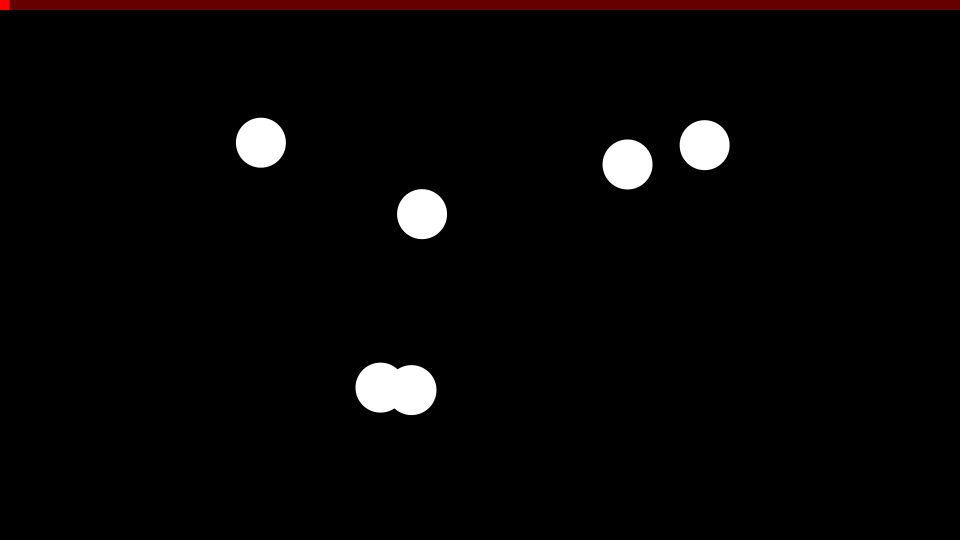
Frame 1 (no input)
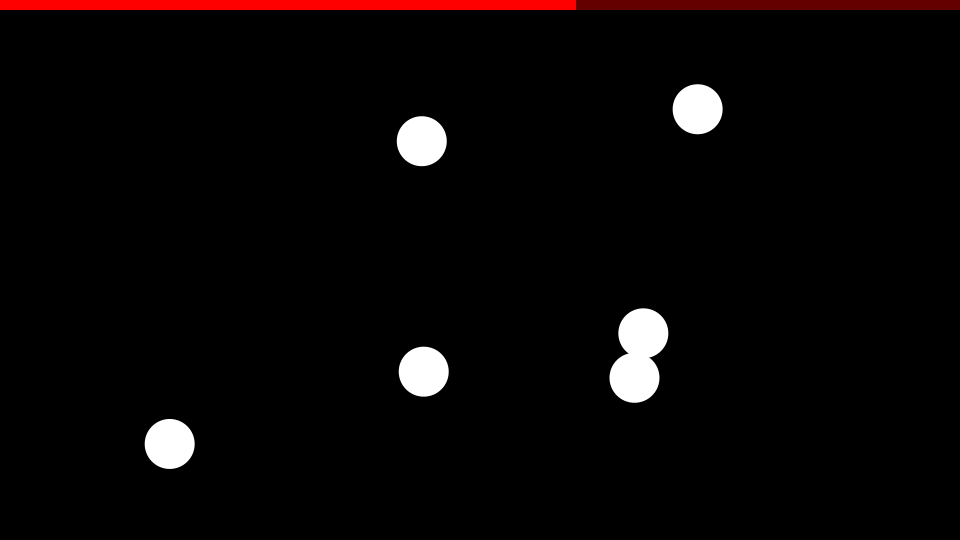
Frame 60 (the mouse pressed at the canvas centre just before this capture)
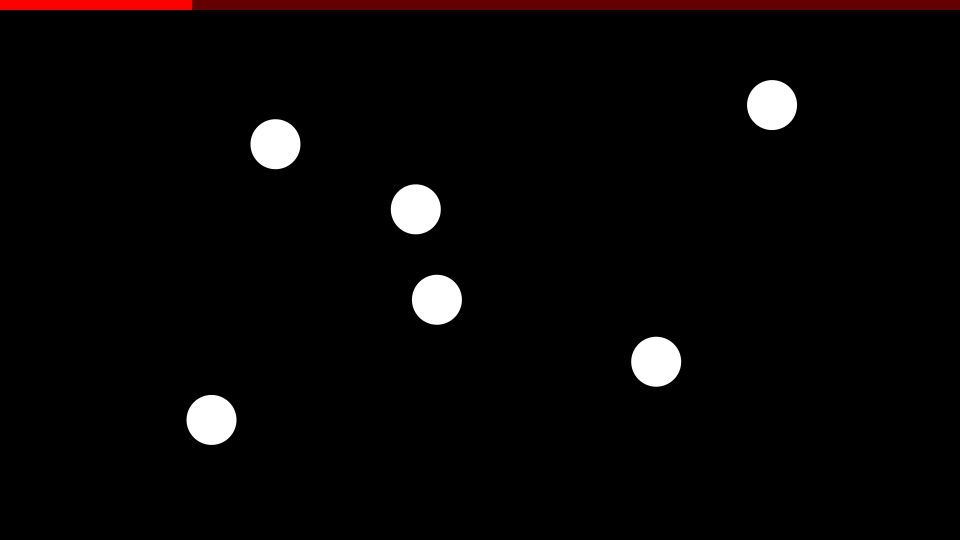
Frame 120 (the mouse held since frame 60 and released just before this capture)

The Processing sketch that drew these frames (run headless with seeded random() and noise(); from frame 60 on, the mouse is pressed at the canvas centre):

// Processing sketch: SinXYLoop
// ── SinXYLoop.pde
Part[] parts = new Part[6];
int loopLength = 100;
int margin = 50;

boolean doExport = false;
void setup() {

  size(960, 540);
  background(0);
  randomSeed(0);

  for (int i=0; i<parts.length; i++) {
    parts[i] = new Part();
    parts[i].phaseX = random(0, 2*PI);
    parts[i].phaseY = random(0, 2*PI);
    parts[i].ampX = random(width/5, width/3);
    parts[i].ampY = random(height/5, height/3);
    if (random(1)<.5) {
      parts[i].signX = 1;
    } else {
      parts[i].signX = -1;
    }
    if (random(1)<.5) {
      parts[i].signY = 1;
    } else {
      parts[i].signY = -1;
    }
  }

  noStroke();
}


void draw() {

  background(0);

  for (int i=0; i<parts.length; i++) {

    parts[i].update();
    parts[i].draw();
  }


  //progress bar
  float fr = frameCount%loopLength;
  float rx = map(fr, 0, loopLength, 0, width);
  
  fill(100, 0, 0);
  rect(0, 0, width, 10);
  fill(255, 0, 0);
  rect(0, 0, rx, 10);

  if (doExport) {
    if (frameCount<(loopLength)) {
      println("saving:"  +frameCount);
      save("frames/"+nf(frameCount, 4)+".png");
    } else {
      println("done exporting");

      doExport = false;
    }
  }
}

// ── Part.pde
class Part {


  PVector pos = new PVector();

  float ampX, ampY;
  float phaseX, phaseY;
  int signX, signY;

  void update() {

    float step = 2*PI/float(loopLength);
    float x = sin(frameCount*step*signX+phaseX)*ampX+width/2;
    float y = sin(frameCount*step*signY+phaseY)*ampY+height/2;

    pos.set(new PVector(x, y));
  }

  void draw() {

    pushMatrix();
    translate(pos.x, pos.y);
    fill(255);
    ellipse(0, 0, 50, 50);
    popMatrix();
  }
}
